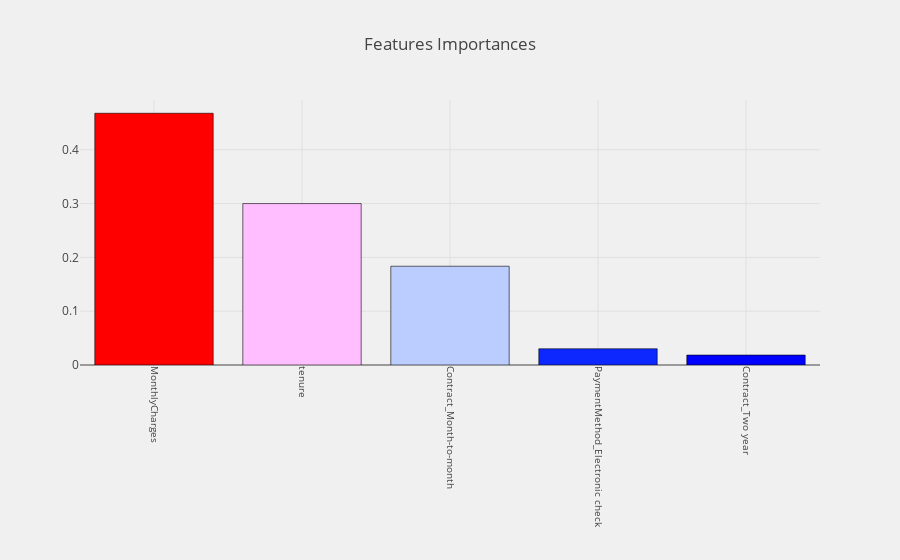

The notebook cell saved with this chart:
### Code cell
cm_and_roc(cm, ['Not Churn','Churn'], decision_tree, X_test, y_test)
features_importance_or_coef(decision_tree, top_features, "Decision Tree")

### Figure 1 — Plotly figure (JSON) as saved in the notebook; plotly's stock layout.template omitted (floating-point values rounded to 4 significant figures)
{"data": [{"marker": {"color": [0.4679, 0.3, 0.1836, 0.03009, 0.01842], "colorscale": "Picnic", "line": {"color": "black", "width": 0.6}}, "name": "coefficients", "type": "bar", "uid": "6277f1de-c613-11e8-9287-784f43858a7c", "x": ["MonthlyCharges", "tenure", "Contract_Month-to-month", "PaymentMethod_Electronic check", "Contract_Two year"], "y": [0.4679, 0.3, 0.1836, 0.03009, 0.01842]}], "layout": {"autosize": true, "margin": {"b": 195}, "paper_bgcolor": "rgba(240,240,240, 0.95)", "plot_bgcolor": "rgba(240,240,240, 0.95)", "title": "Features Importances", "xaxis": {"showgrid": true, "tickangle": 90, "tickfont": {"size": 10}}}}
